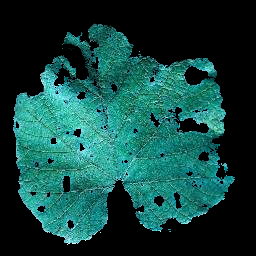
#> input picture anggur.png, 256 x 256 px
$ jupyter execute 'ResponModul7_Arvelio Renathan.ipynb'
#> lines starting #> are read from the running program, lines starting #| are printed output that depends on the picture; after the words box and inside, x2 and y2 are one past the last pixel; in counts of white or black regions, pixels touching at a corner belong together
[cell 1]
import cv2
import numpy as np
import matplotlib.pyplot as plt

[cell 2]
image = cv2.imread("anggur.png")
#> image is the input picture: shape (256, 256, 3); mean B, G, R 62.7, 67.3, 18.4
image = cv2.cvtColor(image, cv2.COLOR_BGR2GRAY)
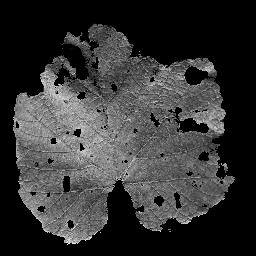
#> image: shape (256, 256); min 0, max 242, mean 52.2
plt.imshow(image, 'gray')

[cell 3]
kernel = cv2.getStructuringElement(cv2.MORPH_RECT,(3,3))

[cell 4]
def getPadding(image, kernel):
    i = (kernel.shape[1]-1)//2
    j = (kernel.shape[0]-1)//2
    kiri = i
    kanan = (kernel.shape[1]-1)-i
    atas = j
    bawah = (kernel.shape[0]-1)-j

    result = np.pad(image, ((atas, bawah), (kiri, kanan)), 'constant')
    return result

[cell 5]
def threshold(image):
    # result = image
    result = np.zeros(image.shape)
    for i in range(image.shape[0]):
        for j in range(image.shape[1]):
            if(image[i,j] > 0.5):
                result[i,j] = 255
            elif(image[i,j] <= 0.5):
                result[i,j] = 0
    return result

[cell 6]
imgThres = threshold(image)
#> after the loop in threshold, `for i in range(image.shape[0]):`:
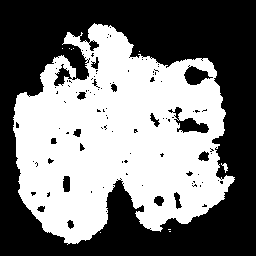
#> result: shape (256, 256) float64; 47.5% white; 10 white regions (8 under 20 px), largest, box (x1, y1, x2, y2) and area: (13, 23, 235, 245) 31086, (221, 163, 228, 173) 32
plt.imshow(imgThres, 'gray')

#### Operasi Dilasi

[cell 7]
def dilasi(image, kernel):
   height, width = image.shape
   imagePad = getPadding(image, kernel)
   result = np.zeros((height, width))
   for i in range(height):
      for j in range(width):
         if np.sum(kernel * imagePad[i:i+kernel.shape[0], j:j+kernel.shape[1]]) > 0:
            result[i, j] = 255
   return result

[cell 8]
dilasiResult = threshold(image)
dilasiResult = dilasi(dilasiResult, kernel)
#> in getPadding, `result = np.pad(image, ((atas, bawah), (kiri, kanan)), 'constant')`:
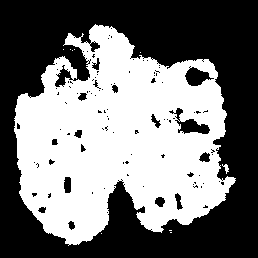
#> result: shape (258, 258) float64; 46.8% white; 10 white regions (8 under 20 px), largest, box (x1, y1, x2, y2) and area: (14, 24, 236, 246) 31086, (222, 164, 229, 174) 32
#> after the loop in dilasi, `for i in range(height):`:
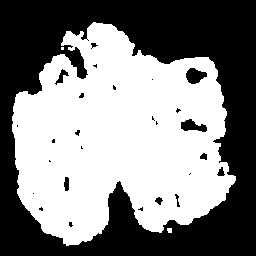
#> result: shape (256, 256) float64; 51.6% white; 27 black regions (17 under 20 px), largest, box (x1, y1, x2, y2) and area: (0, 0, 256, 256) 30856, (186, 68, 207, 84) 226, (181, 119, 207, 132) 203
plt.imshow(dilasiResult, 'gray')

#### Operasi Erosi

[cell 9]
def erosi(image, kernel):
   height, width = image.shape
   imagePad = getPadding(image, kernel)
   result = np.zeros((height, width))
   for i in range(height):
      for j in range(width):
         if np.all(kernel * imagePad[i:i+kernel.shape[0], j:j+kernel.shape[1]]):
            result[i, j] = 255
   return result

[cell 10]
erosiResult = threshold(image)
erosiResult = erosi(erosiResult, kernel)
#> after the loop in erosi, `for i in range(height):`:
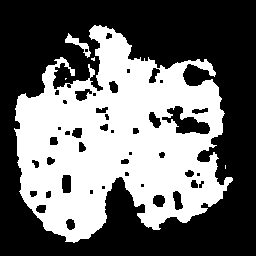
#> result: shape (256, 256) float64; 42.2% white; 5 white regions (3 under 20 px), largest, box (x1, y1, x2, y2) and area: (14, 25, 233, 243) 27477, (65, 33, 91, 58) 180
plt.imshow(erosiResult, 'gray')

[cell 11]
def opening(image, kernel):
   imageErosi = erosi(image, kernel)
   result = dilasi(imageErosi, kernel)
   return result

[cell 12]
imageOpening = threshold(image)
imageOpening = opening(imageOpening, kernel)
#> in getPadding (call 4), `result = np.pad(image, ((atas, bawah), (kiri, kanan)), 'constant')`:
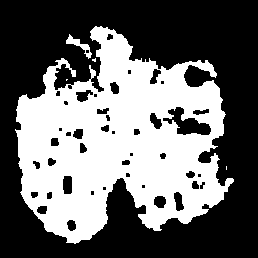
#> result: shape (258, 258) float64; 41.6% white; 5 white regions (3 under 20 px), largest, box (x1, y1, x2, y2) and area: (15, 26, 234, 244) 27477, (66, 34, 92, 59) 180
#> after the loop in dilasi (call 2), `for i in range(height):`:
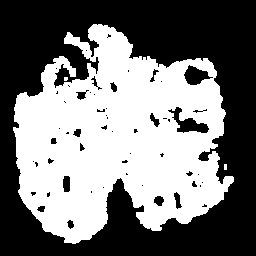
#> result: shape (256, 256) float64; 46.9% white; 3 white regions (2 under 20 px), largest, box (x1, y1, x2, y2) and area: (13, 24, 234, 244) 30710
plt.imshow(imageOpening, 'gray')

[cell 13]
def closing(image, kernel):
   imageDilasi = dilasi(image, kernel)
   result = erosi(imageDilasi, kernel)
   return result

[cell 14]
imageClosing = threshold(image)
imageClosing = closing(imageClosing, kernel)
#> in getPadding (call 6), `result = np.pad(image, ((atas, bawah), (kiri, kanan)), 'constant')`:
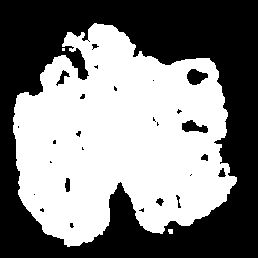
#> result: shape (258, 258) float64; 50.8% white; 27 black regions (17 under 20 px), largest, box (x1, y1, x2, y2) and area: (0, 0, 258, 258) 31884, (187, 69, 208, 85) 226, (182, 120, 208, 133) 203
#> after the loop in erosi (call 3), `for i in range(height):`:
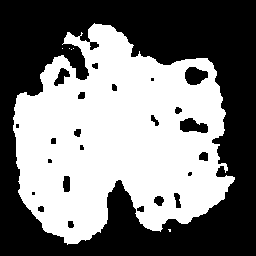
#> result: shape (256, 256) float64; 48.4% white; 6 white regions (5 under 20 px), largest, box (x1, y1, x2, y2) and area: (13, 23, 235, 245) 31716
